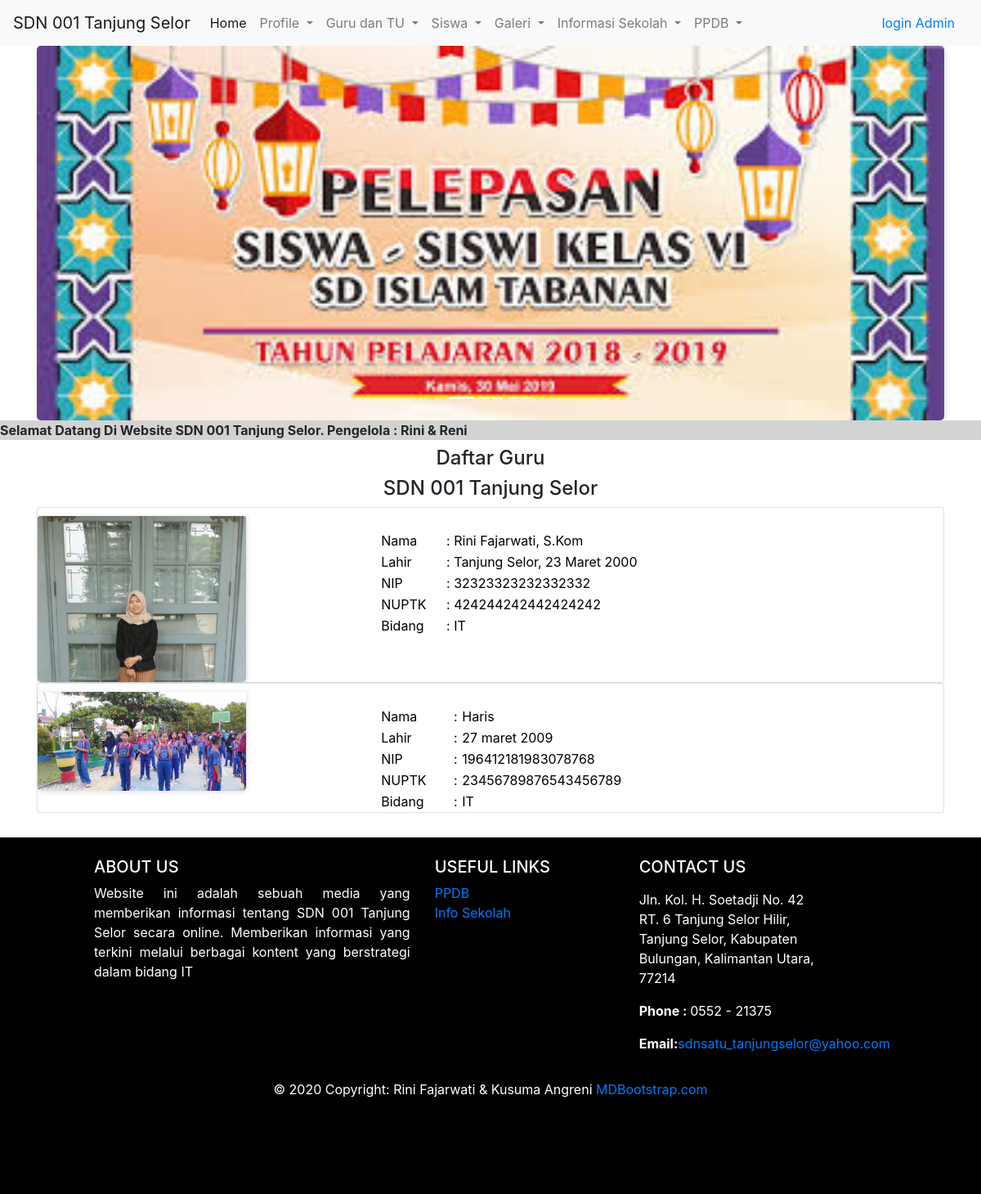
Screenshot of /page/staff.php with the database file from the repository.
### tables this page shows
CREATE TABLE `guru_staff` (
  `id` int(11) NOT NULL,
  `nama` varchar(500) NOT NULL,
  `lahir` varchar(200) NOT NULL,
  `nip` varchar(100) NOT NULL,
  `nuptk` varchar(100) NOT NULL,
  `image` varchar(200) NOT NULL,
  `kepsek` tinyint(1) NOT NULL,
  `guru` tinyint(1) NOT NULL,
  `staff` tinyint(1) NOT NULL,
  `bidang` varchar(20) NOT NULL
);

CREATE TABLE `content` (
  `id` int(11) NOT NULL,
  `title` text NOT NULL,
  `content` text NOT NULL,
  `image` varchar(200) NOT NULL,
  `type` varchar(200) NOT NULL
);

### page/staff.php (the view, shortened to what this page needs)
<?php
$admin = $_SESSION['auth'];
?>
<!doctype html>
<html lang="en">
<head>
    <link rel="stylesheet" href="https://maxcdn.bootstrapcdn.com/bootstrap/4.0.0/css/bootstrap.min.css">
    <link rel="stylesheet" type="text/css" href="../css/global.css">
</head>
<body>
    <header>
        <nav class="navbar navbar-expand-lg navbar-light bg-light">
            <a class="navbar-brand" href="#">SDN 001 Tanjung Selor</a>
            <div class="collapse navbar-collapse" id="navbarSupportedContent">
                <ul class="navbar-nav mr-auto">
                    <li class="nav-item active">
                        <a class="nav-link" href="home.php">Home <span class="sr-only">(current)</span></a>
                    </li>
                    <li class="nav-item dropdown">
                        <a class="nav-link dropdown-toggle" href="#" id="navbarDropdown" role="button" data-toggle="dropdown" aria-haspopup="true" aria-expanded="false">
                            Profile
                        </a>
                    </li>
                    <li class="nav-item dropdown">
                        <a class="nav-link dropdown-toggle" href="#" id="navbarDropdown" role="button" data-toggle="dropdown" aria-haspopup="true" aria-expanded="false">
                            Guru dan TU
                        </a>
                    </li>
                    <li class="nav-item dropdown">
                        <a class="nav-link dropdown-toggle" href="#" id="navbarDropdown" role="button" data-toggle="dropdown" aria-haspopup="true" aria-expanded="false">
                            Siswa
                        </a>
                    </li>
                    <li class="nav-item dropdown">
                        <a class="nav-link dropdown-toggle" href="#" id="navbarDropdown" role="button" data-toggle="dropdown" aria-haspopup="true" aria-expanded="false">
                            Galeri
                        </a>
                    </li>
                    <li class="nav-item dropdown">
                        <a class="nav-link dropdown-toggle" href="#" id="navbarDropdown" role="button" data-toggle="dropdown" aria-haspopup="true" aria-expanded="false">
                            Informasi Sekolah
                        </a>
                    </li>
                    <li class="nav-item dropdown">
                        <a class="nav-link dropdown-toggle" href="#" id="navbarDropdown" role="button" data-toggle="dropdown" aria-haspopup="true" aria-expanded="false">
                            PPDB
                        </a>
                    </li>
                </ul>
                <form class="nav-item active">
                    <?php
                    if ($admin === "true") {
                        echo " <a class='nav-link' href='logout.php'>Logout<span class='sr-only'>(current)</span></a>";
                    } else {
                        echo " <a class='nav-link' href='login.html'>login Admin<span class='sr-only'>(current)</span></a>";
                    }
                    ?>
                </form>
            </div>
        </nav>
        <div class="atas">
            <div id="carouselExampleIndicators" class="carousel slide" data-ride="carousel">
                <ol class="carousel-indicators">
                    <li data-target="#carouselExampleIndicators" data-slide-to="0" class="active"></li>
                    <li data-target="#carouselExampleIndicators" data-slide-to="1"></li>
                    <li data-target="#carouselExampleIndicators" data-slide-to="2"></li>
                </ol>
                <div class="carousel-inner container">
                    <div class="carousel-item active">
                        <img class="d-block w-100" src="../image/contoh.jpg" alt="First slide">
                    </div>
                </div>
                <a class="carousel-control-prev" href="#carouselExampleIndicators" role="button" data-slide="prev">
                    <span class="carousel-control-prev-icon" aria-hidden="true"></span>
                </a>
                <a class="carousel-control-next" href="#carouselExampleIndicators" role="button" data-slide="next">
                    <span class="carousel-control-next-icon" aria-hidden="true"></span>
                </a>
            </div>
        </div>
        <div class="tulisan">
            <marquee style="background-color:  lightgrey"><b> Selamat Datang Di Website SDN 001 Tanjung Selor. Pengelola : Rini & Reni</b>
            </marquee>
        </div>
    </header>
    <main class="container">
        <div id="person">
            <h4 style="text-align: center;">Daftar Guru</h4>
            <h4>SDN 001 Tanjung Selor</h4>
            <?php
            include "../config/koneksi.php";
            $ambildata = mysqli_query($conn, "SELECT * FROM guru_staff WHERE staff='1'");
            while ($tampil = mysqli_fetch_array($ambildata)) {
                echo "
        <div class='card'>
            <div class='content row workingspace'>
                <div class='col-3'>
                    <img class='card-img-top' src='../image/$tampil[image]' alt='workingspace'class='img-fluid'>
                </div>
                <div class='col-6'>
                    <div>
                        <table>
                            <tr>
                                <td>Nama</td>
                                <td> : </td>
                                <td>$tampil[nama]</td>
                            </tr>
                            <tr>
                                <td>Lahir</td>
                                <td> : </td>
                                <td>$tampil[lahir]</td>
                            </tr>
                            <tr>
                                <td>NIP</td>
                                <td> : </td>
                                <td>$tampil[nip]</td>
                            </tr>
                            <tr>
                                <td>NUPTK</td>
                                <td> : </td>
                                <td>$tampil[nuptk]</td>
                            </tr>
                            <tr>
                                <td>Bidang</td>
                                <td> : </td>
                                <td>$tampil[bidang]</td>
                        </tr>
                        </table>
                    </div>
                </div>
            </div>
        </div>
        ";
            }
            ?>
        </div>
    </main>
    <footer class="page-footer font-small blue pt-4">
        <div class="container-fluid text-center text-md-left">
            <div class="row">
                <div class="col-md-5 mt-md-0 mt-3">
                    <h5 class="text-uppercase">About Us</h5>
                    <?php
                    include "../config/koneksi.php";
                    $ambildata = mysqli_query($conn, "SELECT * FROM content WHERE title='About'");
                    while ($tampil = mysqli_fetch_array($ambildata)) {
                        echo "
                            <p style='text-align:justify'>$tampil[content]</p>
                        ";
                    }
                    ?>
                </div>
                <div class="col-md-3 mb-md-0 mb-3">
                    <h5 class="text-uppercase">Useful Links</h5>
                    <ul class="list-unstyled">
                        <li>
                            <a href="https://ppdbsd001tanjungselor.000webhostapp.com/">PPDB</a>
                        </li>
                        <li>
                            <a href="info.php">Info Sekolah</a>
                        </li>
                    </ul>
                </div>
                <div class="col-md-3 mb-md-0 mb-3">
                    <h5 class="text-uppercase">Contact Us</h5>
                    <ul class="list-unstyled">
                        <li>
                            <p>
                            <address>Jln. Kol. H. Soetadji No. 42 RT. 6 Tanjung Selor Hilir, Tanjung Selor, Kabupaten Bulungan, Kalimantan Utara, 77214</address>
                            </p>
                        </li>
                        <li>
                            <p><strong>Phone : </strong>0552 - 21375<br /></p>
                        </li>
                        <li>
                            <p><strong>Email:</strong><a href="mailto:sdnsatu_tanjungselor@yahoo.com">sdnsatu_tanjungselor@yahoo.com</a></p>
                        </li>
                    </ul>
                </div>
            </div>
        </div>
        <div class="footer-copyright text-center py-3">© 2020 Copyright: Rini Fajarwati & Kusuma Angreni
            <a href="https://mdbootstrap.com/"> MDBootstrap.com</a>
        </div>
    </footer>
</body>
</html>

### css/global.css (style rules this page uses)
.atas { background-color: white; text-align: center; color: white; }
.workingspace { margin-top: 2px; }
footer { background-color: black; color: white; padding: 100px; margin-top: 30px; }
#person h4, #person img, #person p { text-align: center; margin-left: auto; margin-right: auto; display: block; margin-top: 8px; }
.card table { float: right; width: 75%; margin-top: 25px; border: 1px; color: black; }
img { box-shadow: 1px 1px 5px 1px rgba(0, 0, 0, 0.1); border-radius: 5px }
span { display: inline-block; width: 300px; height: 50px; overflow: hidden; }

### rows the page displays
guru_staff: image (picture), nama "Rini Fajarwati, S.Kom", lahir "Tanjung Selor, 23 Maret 2000", nip "32323323232332332", nuptk "424244242442424242", bidang "IT"
guru_staff: image (placeholder picture), nama "Haris", lahir "27 maret 2009", nip "196412181983078768", nuptk "23456789876543456789", bidang "IT"
content: content "Website ini adalah sebuah media yang memberikan informasi tentang SDN 001 Tanjung Selor secara online. Memberikan informasi yang terkini melalui berbagai kontent yang berstrategi dalam bidang IT"
